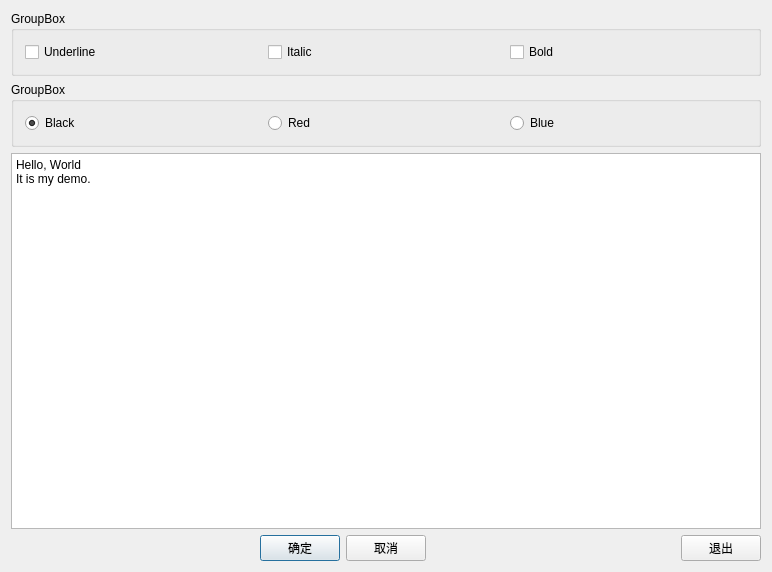
<?xml version="1.0" encoding="UTF-8"?>
<ui version="4.0">
 <class>QWDialog</class>
 <widget class="QDialog" name="QWDialog">
  <property name="geometry">
   <rect>
    <x>0</x>
    <y>0</y>
    <width>772</width>
    <height>572</height>
   </rect>
  </property>
  <property name="windowTitle">
   <string>Dialog by Designer</string>
  </property>
  <layout class="QVBoxLayout" name="verticalLayout">
   <item>
    <widget class="QGroupBox" name="groupBox">
     <property name="title">
      <string>GroupBox</string>
     </property>
     <layout class="QHBoxLayout" name="horizontalLayout">
      <item>
       <widget class="QCheckBox" name="checkBoxUnder">
        <property name="text">
         <string>Underline</string>
        </property>
       </widget>
      </item>
      <item>
       <widget class="QCheckBox" name="checkBoxItalic">
        <property name="text">
         <string>Italic</string>
        </property>
       </widget>
      </item>
      <item>
       <widget class="QCheckBox" name="checkBoxBold">
        <property name="text">
         <string>Bold</string>
        </property>
       </widget>
      </item>
     </layout>
    </widget>
   </item>
   <item>
    <widget class="QGroupBox" name="groupBox_2">
     <property name="title">
      <string>GroupBox</string>
     </property>
     <layout class="QHBoxLayout" name="horizontalLayout_3">
      <item>
       <widget class="QRadioButton" name="rBtnBlack">
        <property name="text">
         <string>Black</string>
        </property>
        <property name="checked">
         <bool>true</bool>
        </property>
       </widget>
      </item>
      <item>
       <widget class="QRadioButton" name="rBtnRed">
        <property name="text">
         <string>Red</string>
        </property>
       </widget>
      </item>
      <item>
       <widget class="QRadioButton" name="rBtnBlue">
        <property name="text">
         <string>Blue</string>
        </property>
       </widget>
      </item>
     </layout>
    </widget>
   </item>
   <item>
    <widget class="QPlainTextEdit" name="textEdit">
     <property name="plainText">
      <string>Hello, World
It is my demo. </string>
     </property>
    </widget>
   </item>
   <item>
    <layout class="QHBoxLayout" name="horizontalLayout_4">
     <item>
      <spacer name="horizontalSpacer_3">
       <property name="orientation">
        <enum>Qt::Horizontal</enum>
       </property>
       <property name="sizeHint" stdset="0">
        <size>
         <width>40</width>
         <height>20</height>
        </size>
       </property>
      </spacer>
     </item>
     <item>
      <widget class="QPushButton" name="btnOk">
       <property name="text">
        <string>确定</string>
       </property>
      </widget>
     </item>
     <item>
      <widget class="QPushButton" name="btnCancel">
       <property name="text">
        <string>取消</string>
       </property>
      </widget>
     </item>
     <item>
      <spacer name="horizontalSpacer_4">
       <property name="orientation">
        <enum>Qt::Horizontal</enum>
       </property>
       <property name="sizeHint" stdset="0">
        <size>
         <width>40</width>
         <height>20</height>
        </size>
       </property>
      </spacer>
     </item>
     <item>
      <widget class="QPushButton" name="btnClose">
       <property name="text">
        <string>退出</string>
       </property>
      </widget>
     </item>
    </layout>
   </item>
  </layout>
 </widget>
 <layoutdefault spacing="6" margin="11"/>
 <resources/>
 <connections>
  <connection>
   <sender>btnOk</sender>
   <signal>clicked()</signal>
   <receiver>QWDialog</receiver>
   <slot>accept()</slot>
   <hints>
    <hint type="sourcelabel">
     <x>158</x>
     <y>394</y>
    </hint>
    <hint type="destinationlabel">
     <x>146</x>
     <y>471</y>
    </hint>
   </hints>
  </connection>
  <connection>
   <sender>btnCancel</sender>
   <signal>clicked()</signal>
   <receiver>QWDialog</receiver>
   <slot>reject()</slot>
   <hints>
    <hint type="sourcelabel">
     <x>248</x>
     <y>396</y>
    </hint>
    <hint type="destinationlabel">
     <x>232</x>
     <y>483</y>
    </hint>
   </hints>
  </connection>
  <connection>
   <sender>btnClose</sender>
   <signal>clicked()</signal>
   <receiver>QWDialog</receiver>
   <slot>close()</slot>
   <hints>
    <hint type="sourcelabel">
     <x>486</x>
     <y>403</y>
    </hint>
    <hint type="destinationlabel">
     <x>483</x>
     <y>499</y>
    </hint>
   </hints>
  </connection>
 </connections>
</ui>
